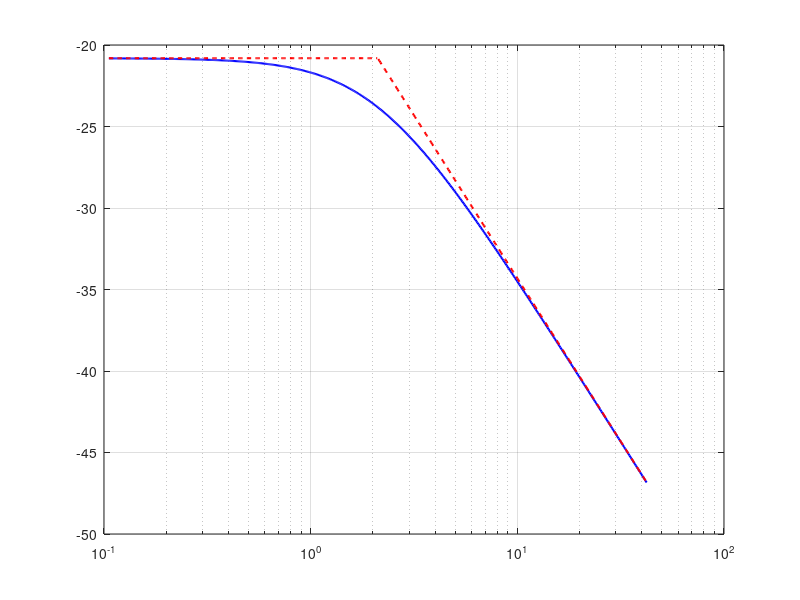

This chart was generated by the following MATLAB code: (Note: this script raises an error after producing the figure.)
%% Teórica 2.4 - Bode assintótico

% Este bloco gera o diagrama de Bode assintótico pedido na questão 2.4
% do guia para um sistema de primeira ordem do tipo:
%
%       G(s) = k0 * a / (s + a)
%
% O objetivo é ilustrar o comportamento em frequência do modelo:
% - patamar de baixa frequência associado a k0;
% - frequência de corte wc = a;
% - declive de -20 dB/década em alta frequência.
%
% Embora a questão 2.4 seja teórica, o gráfico foi particularizado com
% as estimativas k0_hat e a_hat obtidas posteriormente a partir do segundo
% degrau, para manter coerência com o modelo identificado no relatório.

k0 = 0.0911;
a  = 2.1119;

w = logspace(log10(a/20), log10(20*a), 500);

% Curva real
G_mag_db = 20*log10(k0*a ./ sqrt(w.^2 + a^2));

% Assíntotas
k0_db = 20*log10(k0);

assintota_baixa = k0_db * ones(size(w));
assintota_alta  = k0_db - 20*log10(w/a);

assintota_baixa(w > a) = NaN;
assintota_alta(w < a)  = NaN;

% Figura
figure('Color','k');

semilogx(w, G_mag_db, 'b-', 'LineWidth', 1.5); 
hold on;
grid on;

semilogx(w, assintota_baixa, 'r--', 'LineWidth', 1.5);
semilogx(w, assintota_alta,  'r--', 'LineWidth', 1.5);

xline(a, 'k:', 'LineWidth', 1.3);

xlabel('\omega [rad/s]');
ylabel('Magnitude [dB]');
title('Diagrama de Bode assintótico do sistema identificado');

legend('Curva real |G(j\omega)|', ...
       'Assíntotas', ...
       '\omega_c = a', ...
       'Location', 'southwest');

saveas(gcf, 'Fig24_BodeAssintotico.png');

% --------------------------------------------------------------------------------------------

%% ----------------------------------------------------------------
%  INÍCIO DOS BLOCOS RELATIVOS Á PARTE LABORATORIAL
% -----------------------------------------------------------------

% %% 1 - Execução e recolha de dados no Lab (Fase 1)

% Corre as rampas e o degrau, e guarda os dados
%--------------------------------------------
% ATENçÃO - CORRER APENAS NO LAB ESTE BLOCO 1
%--------------------------------------------
% clear; clc;

% ===============================
% LAB 1 - AQUISIÇÃO DE DADOS
% ===============================

% ---- 2.5: Rampas ----
% disp('A correr rampa positiva...')
% data11 = run_experiment_Matlab2023(1,1);

% disp('A correr rampa negativa...')
% data12 = run_experiment_Matlab2023(1,-1);

% ---- 2.6: Degrau ----
% disp('A correr resposta ao degrau...')
% data2 = run_experiment_Matlab2023(2);

% ===============================
% GUARDAR DADOS
% ===============================
% disp('A guardar dados da Fase 1...')
% save('Lab1_dados_Fase1.mat', 'data11', 'data12', 'data2');

% disp('Dados guardados com sucesso em Lab1_dados_Fase1.mat');

% --------------------------------------------------------------------------------------------

%% 2 - Análise e visualização das rampas (Questão 2.5 L)

% ===============================
% CARREGAR DADOS (opcional)
% ===============================
% Descomentar load se repetir em casa!
load('Lab1_dados_Fase1.mat');

% ===============================
% GRÁFICO 1 - DADOS BRUTOS (TEMPORAL)
% ==========6=====================
figure(21);

subplot(2,1,1);
plot(data11.time, data11.u, 'b', 'LineWidth', 1.1); hold on;
plot(data12.time, data12.u, 'r', 'LineWidth', 1.1);
grid on;
xlabel('Tempo [s]');
ylabel('u [PWM]');
title('Rampas aplicadas (dados brutos)');
legend('Rampa +', 'Rampa -');

subplot(2,1,2);
plot(data11.time, data11.vel, 'b', 'LineWidth', 1.1); hold on;
plot(data12.time, data12.vel, 'r', 'LineWidth', 1.1);
grid on;
xlabel('Tempo [s]');
ylabel('\omega [rad/s]');
title('Resposta do sistema (dados brutos)');
legend('Rampa +', 'Rampa -');

% Guardar figura em PNG
saveas(figure(21), 'Fig21_RampasBrutas.png');

% ===============================
% GRÁFICO 2 - ANÁLISE COM MARCAÇÕES
% ===============================
figure(22);

plot(data11.u, data11.vel, 'b', 'LineWidth', 1.1); hold on;
plot(data12.u, data12.vel, 'r', 'LineWidth', 1.1);
grid on;

xlabel('u [PWM]');
ylabel('\omega [rad/s]');
title('Identificação da zona morta (2.5)');
legend('Rampa +', 'Rampa -', 'Location', 'northwest');

% ===============================
% DETEÇÃO DA ZONA MORTA
% ===============================
% limiar de velocidade para ignorar ruído em torno de zero
limiar = 1;

% Ignorar zona perto de zero (histerese)
zona_excluir = 10; % PWM

idx_p = find(data11.vel > limiar & data11.u > zona_excluir, 1, 'first');
idx_n = find(data12.vel < -limiar & data12.u < -zona_excluir, 1, 'first');

if ~isempty(idx_p) && ~isempty(idx_n)

    u_barra_pos = data11.u(idx_p);
    u_barra_neg = data12.u(idx_n);
    c_est = (abs(u_barra_pos) + abs(u_barra_neg)) / 2;

    % Marcações
    plot(u_barra_pos, data11.vel(idx_p), 'gx', ...
        'MarkerSize', 12, 'LineWidth', 2);

    plot(u_barra_neg, data12.vel(idx_n), 'gx', ...
        'MarkerSize', 12, 'LineWidth', 2);

    % Texto no gráfico
    text(u_barra_pos, data11.vel(idx_p), ...
        ['  u_{+} = ' num2str(u_barra_pos, '%.2f')], ...
        'FontSize', 10, 'FontWeight', 'bold');

    text(u_barra_neg, data12.vel(idx_n), ...
        ['  u_{-} = ' num2str(u_barra_neg, '%.2f')], ...
        'FontSize', 10, 'FontWeight', 'bold');

    % Output
    fprintf('\n--- RESULTADOS 2.5 ---\n');
    fprintf('u_barra+ = %.2f\n', u_barra_pos);
    fprintf('u_barra- = %.2f\n', u_barra_neg);
    fprintf('c = %.2f\n', c_est);

else
    warning('Ajustar limiar!');
    u_barra_pos = NaN;
    u_barra_neg = NaN;
    c_est = NaN;
end

% Guardar figura em PNG
saveas(figure(22), 'Fig22_ZonaMorta.png');

% ===============================
% GUARDAR RESULTADOS
% ===============================
save('Lab1_resultados_25.mat', ...
    'u_barra_pos', 'u_barra_neg', 'c_est');

% --------------------------------------------------------------------------------------------

%% 3 - Identificação por resposta ao degrau (Questões 2.6 L e 2.7 L)

% ===============================
% CARREGAR DADOS (opcional)
% ===============================
% Descomentar load se repetir em casa!
load('Lab1_dados_Fase1.mat');

% ===============================
% GRÁFICO 1 - DADOS BRUTOS DO DEGRAU
% ===============================
figure(31);

subplot(2,1,1);
plot(data2.time, data2.u, 'r', 'LineWidth', 1.1);
grid on;
xlabel('Tempo [s]');
ylabel('u [PWM]');
title('Sinal de comando - resposta ao degrau');

subplot(2,1,2);
plot(data2.time, data2.vel, 'b', 'LineWidth', 1.1);
grid on;
xlabel('Tempo [s]');
ylabel('\omega [rad/s]');
title('Velocidade angular - resposta ao degrau');

% Guardar figura em PNG
saveas(figure(31), 'Fig31_DegrauBruto.png');

% ===============================
% GRÁFICO 2 - ANÁLISE COM MARCAÇÕES
% ===============================
figure(32);
plot(data2.time, data2.vel, 'b', 'LineWidth', 1.1); hold on;
grid on;
xlabel('Tempo [s]');
ylabel('\omega [rad/s]');
title('Identificação dos parâmetros pelo método dos 63.2%');

% ===============================
% PARÂMETROS DOS DOIS DEGRAUS
% ===============================
t_degraus = [1, 10];          % instantes dados no guia
janela_analise = 5;           % segundos após cada degrau (alterar se erro)
cores = ['m', 'g'];

fprintf('\n--- RESULTADOS 2.6 (DEGRAU) ---\n');

for i = 1:2

    t0 = t_degraus(i);

    % Janela local de análise
    idx_janela = find(data2.time >= t0 & data2.time <= t0 + janela_analise);
    t_local = data2.time(idx_janela);
    u_local = data2.u(idx_janela);
    v_local = data2.vel(idx_janela);

% Valor inicial e final da entrada usando pontos antes e depois do degrau
idx_pre = find(data2.time < t0, 1, 'last');
idx_pos = find(data2.time > t0 + 0.2, 1, 'first');

u_inicial = data2.u(idx_pre);
u_final   = data2.u(idx_pos);

% Valor inicial e final da velocidade na janela de análise
v_inicial = v_local(1);
v_final   = mean(v_local(end-20:end));

    % Variações incrementais
    delta_u = u_final - u_inicial;
    delta_v = v_final - v_inicial;

    % Ganho estático
    k0_est = delta_v / delta_u;

    % Valor correspondente a 63.2%
    v_63 = v_inicial + 0.632 * delta_v;

    % Encontrar instante correspondente aos 63.2%
    idx_63 = find(v_local >= v_63, 1, 'first');

    if isempty(idx_63)
        warning('Não foi possível detetar o ponto de 63.2%% para o degrau em t = %.1f s.', t0);
        t_63 = NaN;
        tau_est = NaN;
        a_est = NaN;
    else
        t_63 = t_local(idx_63);
        tau_est = t_63 - t0;
        a_est = 1 / tau_est;
    end

    % Guardar variáveis separadas para cada degrau
    if i == 1
        t0_1 = t0;
        u0_1 = u_inicial;
        uf_1 = u_final;
        w0_1 = v_inicial;
        wf_1 = v_final;
        du_1 = delta_u;
        dw_1 = delta_v;
        t63_1 = t_63;
        tau_1 = tau_est;
        k0_1 = k0_est;
        a_1 = a_est;
    else
        t0_2 = t0;
        u0_2 = u_inicial;
        uf_2 = u_final;
        w0_2 = v_inicial;
        wf_2 = v_final;
        du_2 = delta_u;
        dw_2 = delta_v;
        t63_2 = t_63;
        tau_2 = tau_est;
        k0_2 = k0_est;
        a_2 = a_est;
    end

    % Marcação no gráfico
    if ~isnan(t_63)
        plot(t_63, v_63, [cores(i) 'x'], 'MarkerSize', 12, 'LineWidth', 2);
        yline(v_final, [cores(i) '--'], 'LineWidth', 1.0);
        text(t_63, v_63, ['  63.2% @ t = ' num2str(t_63, '%.2f') ' s'], ...
            'FontSize', 9, 'FontWeight', 'bold');
    end

    % Output na command window
    fprintf('Degrau em t = %.1f s:\n', t0);
    fprintf('  delta_u = %.3f\n', delta_u);
    fprintf('  delta_w = %.3f\n', delta_v);
    fprintf('  k0      = %.4f\n', k0_est);
    fprintf('  tau     = %.4f s\n', tau_est);
    fprintf('  a       = %.4f s^-1\n', a_est);
end

% Guardar figura em PNG
saveas(figure(32), 'Fig32_Degrau632.png');

% ===============================
% DEFINIR ESTIMATIVAS FINAIS (2.7)
% ===============================
% Pelo guia, o segundo par será o par final a usar
k0_hat = k0_2;
a_hat  = a_2;

fprintf('--------------------------------\n');
fprintf('Estimativas finais escolhidas:\n');
fprintf('  k0_hat = %.4f\n', k0_hat);
fprintf('  a_hat  = %.4f s^-1\n', a_hat);
fprintf('--------------------------------\n');

% ===============================
% GUARDAR RESULTADOS DA 2.6 / 2.7
% ===============================
save('Lab1_resultados_26_27.mat', ...
    't0_1', 'u0_1', 'uf_1', 'w0_1', 'wf_1', 'du_1', 'dw_1', 't63_1', 'tau_1', 'k0_1', 'a_1', ...
    't0_2', 'u0_2', 'uf_2', 'w0_2', 'wf_2', 'du_2', 'dw_2', 't63_2', 'tau_2', 'k0_2', 'a_2', ...
    'k0_hat', 'a_hat');

% --------------------------------------------------------------------------------------------

%% 4 - Resposta em frequência (Questões 2.8 L e base para 2.9)
%
% ===============================
% ORGANIZAÇÃO DO BLOCO 4
% ===============================
% Este bloco está dividido em duas partes:
%
% 4A - Aquisição experimental:
%      corre apenas no laboratório;
%      chama o motor;
%      guarda os dados brutos em Lab1_resultados_28.mat.
%
% 4B - Processamento dos dados:
%      pode correr em casa;
%      NÃO chama o motor;
%      carrega Lab1_resultados_28.mat;
%      calcula amplitudes, ganhos, tabela e gráficos.
%
% ATENÇÃO!!!!!!!!
% Não repetir bloco 4A em casa que perco os dados exprimentais
% Backup de Lab1_resultados_28.mat para não perder os dados experimentais!

% ===========================================
% 0 - ESCOLHA DO MODO DE EXECUÇÃO - Segurança
% ===========================================
modo_aquisicao = input('Deseja iniciar nova aquisição experimental? (s/n): ', 's');

% ===============================
% CARREGAR RESULTADOS DE 2.6/2.7
% ===============================
load('Lab1_resultados_26_27.mat');   % k0_hat, a_hat

% ===============================
% 1 - CÁLCULO DAS FREQUÊNCIAS DE ENSAIO
% ===============================
% Frequências no intervalo [a_hat/10, 10*a_hat]
freqs_testar = logspace(log10(a_hat/10), log10(a_hat*10), 5);

fprintf('\n--- FREQUÊNCIAS PROPOSTAS PARA 2.8 ---\n');
fprintf('a_hat = %.4f rad/s\n', a_hat);
fprintf('Frequências calculadas [rad/s]:\n');
disp(freqs_testar.');

% ============================================================
% 4A - AQUISIÇÃO EXPERIMENTAL DA RESPOSTA EM FREQUÊNCIA
% ============================================================
if lower(strtrim(modo_aquisicao)) == 's'

    % ===============================
    % 2 - VALIDAÇÃO MANUAL ANTES DE AVANÇAR
    % ===============================
    resposta = input('Deseja prosseguir com estas frequências? (s/n): ', 's');

    if lower(strtrim(resposta)) ~= 's'
        disp('Aquisição de resposta em frequência cancelada para ajuste manual.');
        return;
    end

    % ===============================
    % 3 - INICIALIZAÇÃO DAS VARIÁVEIS DE AQUISIÇÃO
    % ===============================
    n_freq = length(freqs_testar);

    wf_col      = zeros(n_freq,1);
    tfinal_col  = zeros(n_freq,1);
    data3_cell  = cell(n_freq,1);

    % ===============================
    % 4 - CICLO DE AQUISIÇÃO
    % ===============================
    for i = 1:n_freq

        wf = freqs_testar(i);

        % Duração do ensaio:
        % usar pelo menos 8 períodos ou, no mínimo, 20 s
        T = 2*pi / wf;
        t_final = max(20, 8*T);

        fprintf('\nA correr ensaio %d/%d | wf = %.4f rad/s | t_final = %.2f s\n', ...
            i, n_freq, wf, t_final);

        % Aquisição experimental
        data3 = run_experiment_Matlab2023(3, wf, t_final);

        % Guardar dados brutos
        data3_cell{i} = data3;
        wf_col(i) = wf;
        tfinal_col(i) = t_final;
    end

    % ===============================
    % 5 - GUARDAR DADOS BRUTOS DA 2.8
    % ===============================
    save('Lab1_resultados_28.mat', ...
        'a_hat', 'k0_hat', ...
        'freqs_testar', 'wf_col', 'tfinal_col', ...
        'data3_cell');

    disp(' ');
    disp('Dados brutos da 2.8 guardados em Lab1_resultados_28.mat.');
    disp('Segue-se o processamento dos dados no Bloco 4B.');

else

    % ===============================
    % VERIFICAR SE EXISTEM DADOS PARA PROCESSAR
    % ===============================
    if ~isfile('Lab1_resultados_28.mat')
        error(['Ficheiro em falta: Lab1_resultados_28.mat. ', ...
               'Não é possível processar os dados da 2.8 sem este ficheiro.']);
    end

end

% ============================================================
% 4B - PROCESSAMENTO DOS DADOS DA RESPOSTA EM FREQUÊNCIA
% ============================================================

% ===============================
% 6 - CARREGAR DADOS EXPERIMENTAIS DA 2.8
% ===============================
load('Lab1_resultados_28.mat');

% Verificação mínima das variáveis necessárias
if ~exist('data3_cell','var') || ~exist('wf_col','var') || ~exist('tfinal_col','var')
    error(['O ficheiro Lab1_resultados_28.mat não contém as variáveis necessárias ', ...
           'data3_cell, wf_col e tfinal_col.']);
end

n_freq = length(wf_col);

Ain_col    = zeros(n_freq,1);
Aout_col   = zeros(n_freq,1);
GainDB_col = zeros(n_freq,1);

% Cores consistentes para entrada/saída da mesma frequência
cores = lines(n_freq);

% ===============================
% 7 - FIGURA DOS SINAIS EM REGIME ESTACIONÁRIO
% ===============================
figure(100); clf;

subplot(2,1,1);
hold on; grid on;
title('Entradas sinusoidais em regime estacionário');
xlabel('Ciclos desde o início da janela');
ylabel('u [PWM]');

subplot(2,1,2);
hold on; grid on;
title('Respostas em velocidade em regime estacionário');
xlabel('Ciclos desde o início da janela');
ylabel('\omega [rad/s]');

% ===============================
% 8 - PROCESSAMENTO DE CADA FREQUÊNCIA
% ===============================
for i = 1:n_freq

    data3 = data3_cell{i};
    wf = wf_col(i);

    T = 2*pi / wf;

    % ===============================
    % 8.1 - SELEÇÃO DO REGIME ESTACIONÁRIO
    % ===============================
    % Selecionar apenas a zona em que a entrada sinusoidal está ativa.
    % Isto evita usar a parte final em que o comando pode já estar a zero.
    idx_u_ativo = find(abs(data3.u) > 1);

    if isempty(idx_u_ativo)
        warning('Sem zona ativa detetada para wf = %.4f rad/s.', wf);
        Ain_col(i) = NaN;
        Aout_col(i) = NaN;
        GainDB_col(i) = NaN;
        continue;
    end

    t_inicio = data3.time(idx_u_ativo(1));
    t_fim    = data3.time(idx_u_ativo(end));

    % Usar os últimos ciclos úteis da zona ativa.
    % Isto evita:
    % - a zona parada no primeiro ensaio;
    % - o transitório inicial nas frequências mais elevadas.
    n_ciclos_ss = 3;
    t_inicio_ss = max(t_inicio + T, t_fim - n_ciclos_ss*T);

    idx_ss = find(data3.time >= t_inicio_ss & ...
                  data3.time <= t_fim);

    if isempty(idx_ss)
        warning('Janela de regime estacionário vazia para wf = %.4f rad/s.', wf);
        Ain_col(i) = NaN;
        Aout_col(i) = NaN;
        GainDB_col(i) = NaN;
        continue;
    end

    t_ss   = data3.time(idx_ss);
    u_ss   = data3.u(idx_ss);
    vel_ss = data3.vel(idx_ss);

    % Para comparar frequências diferentes, representar o eixo horizontal
    % em número de ciclos desde o início da janela selecionada.
    t_ss_cycles = (t_ss - t_ss(1)) / T;

    % ===============================
    % 8.2 - VALIDAÇÃO VISUAL DOS SINAIS
    % ===============================
    subplot(2,1,1);
    plot(t_ss_cycles, u_ss, 'Color', cores(i,:), 'LineWidth', 1.1, ...
        'DisplayName', ['\omega_f = ' num2str(wf, '%.2f') ' rad/s']);

    subplot(2,1,2);
    plot(t_ss_cycles, vel_ss, 'Color', cores(i,:), 'LineWidth', 1.1, ...
        'DisplayName', ['\omega_f = ' num2str(wf, '%.2f') ' rad/s']);

    % ===============================
    % 8.3 - EXTRAÇÃO DAS AMPLITUDES
    % ===============================
    % Amplitude = metade do valor pico-a-pico
    A_in  = (max(u_ss)   - min(u_ss))   / 2;
    A_out = (max(vel_ss) - min(vel_ss)) / 2;

    % Ganho em dB
    g_db = 20*log10(A_out / A_in);

    Ain_col(i)    = A_in;
    Aout_col(i)   = A_out;
    GainDB_col(i) = g_db;

    fprintf('\nwf = %.4f rad/s\n', wf);
    fprintf('  A_in  = %.4f\n', A_in);
    fprintf('  A_out = %.4f\n', A_out);
    fprintf('  Gain  = %.4f dB\n', g_db);
end

% ===============================
% 9 - FINALIZAR FIGURA DOS SINAIS
% ===============================
subplot(2,1,1);
legend('Location', 'bestoutside');

subplot(2,1,2);
legend('Location', 'bestoutside');

figure(100);
saveas(gcf, 'Fig4_SinaisRegimeEstacionario_Comparados.png');

% ===============================
% 10 - CRIAÇÃO DA TABELA FINAL
% ===============================
TabelaResumo = table(wf_col, tfinal_col, Ain_col, Aout_col, GainDB_col, ...
    'VariableNames', {'Frequencia_rads', 't_final_s', ...
                      'Amp_Entrada', 'Amp_Saida', 'Ganho_dB'});

disp(' ');
disp('--- TABELA 1 FINAL ---');
disp(TabelaResumo);

% ===============================
% 11 - GRÁFICO DE BODE EXPERIMENTAL
% ===============================
figure(40); clf;
semilogx(wf_col, GainDB_col, 'o-', ...
    'Color', [0 0.447 0.741], ...
    'LineWidth', 1.8, ...
    'MarkerFaceColor', [0 0.447 0.741]);

grid on;
xlabel('Frequência [rad/s]');
ylabel('Ganho [dB]');
title('Diagrama de Bode Experimental');

saveas(gcf, 'Fig40_BodeExperimental.png');

% ===============================
% 12 - GUARDAR RESULTADOS PROCESSADOS DA 2.8
% ===============================
save('Lab1_resultados_28.mat', ...
    'a_hat', 'k0_hat', ...
    'freqs_testar', 'wf_col', 'tfinal_col', ...
    'Ain_col', 'Aout_col', 'GainDB_col', ...
    'TabelaResumo', 'data3_cell');

disp(' ');
disp('Resultados da 2.8 guardados em Lab1_resultados_28.mat - Fim do bloco 4');

% --------------------------------------------------------------------------------------------

%% 5 - Bode aproximado e novas estimativas (Questão 2.9 L)
% Usa os resultados experimentais da 2.8 para:
% 1) estimar o ganho de baixa frequência;
% 2) estimar a frequência de corte;
% 3) obter novas estimativas de k0 e a;
% 4) comparar essas estimativas com o modelo identificado por degrau (2.6);
% 5) desenhar no mesmo gráfico:
%    - os pontos experimentais do Bode,
%    - a curva teórica do modelo de 1ª ordem obtido em 2.6,
%    - as assíntotas aproximadas de baixa e alta frequência.

% ===============================
% CARREGAR RESULTADOS (opcional)
% ===============================
% Descomentar load se repetir em casa!
load('Lab1_resultados_28.mat');
load('Lab1_resultados_26_27.mat');

% ===============================
% 1 - ESTIMATIVA DO GANHO DE BAIXA FREQUÊNCIA
% ===============================
% Decisão validada: usar a média dos 2 primeiros pontos
G_lf_db = mean(GainDB_col(1:2));

% Conversão para escala linear
k0_bode = 10^(G_lf_db/20);

% Nível de corte (-3 dB relativamente ao patamar de baixa frequência)
G_cut_db = G_lf_db - 3;

% ===============================
% 2 - ESTIMATIVA DA FREQUÊNCIA DE CORTE
% ===============================
% Decisão validada: usar o ponto experimental mais próximo de G_cut_db
[~, idx_cut] = min(abs(GainDB_col - G_cut_db));
wc_est = wf_col(idx_cut);

% Para um sistema de 1ª ordem, a ~ wc
a_bode = wc_est;

% ===============================
% 3 - ASSÍNTOTAS DO BODE APROXIMADO
% ===============================
w_asym = logspace(log10(min(wf_col)/1.5), log10(max(wf_col)*1.5), 200);

% Assíntota de baixa frequência: horizontal
GainLF_asym = G_lf_db * ones(size(w_asym));

% Assíntota de alta frequência: -20 dB/década a partir de wc_est
GainHF_asym = G_lf_db - 20*log10(w_asym / wc_est);

% Para visualização limpa, limitar cada assíntota à sua zona
GainHF_plot = GainHF_asym;
GainHF_plot(w_asym < wc_est) = NaN;

GainLF_plot = GainLF_asym;
GainLF_plot(w_asym > wc_est) = NaN;

% ===============================
% 4 - MODELO TEÓRICO OBTIDO NA 2.6
% ===============================
% Curva teórica do Bode usando k0_hat e a_hat (vinda do degrau)
G_model_mag = (k0_hat * a_hat) ./ sqrt(w_asym.^2 + a_hat^2);
G_model_db = 20*log10(G_model_mag);

% ===============================
% 5 - GRÁFICO FINAL SOBREPOSTO
% ===============================
figure(50); clf;

% Pontos experimentais
semilogx(wf_col, GainDB_col, 'ko', ...
    'MarkerSize', 7, 'MarkerFaceColor', 'g', ...
    'DisplayName', 'Bode experimental'); hold on;

% Curva teórica da 2.6
semilogx(w_asym, G_model_db, 'b-', ...
    'LineWidth', 1.4, ...
    'DisplayName', 'Modelo teórico (2.6)');

% Assíntota de baixa frequência
semilogx(w_asym, GainLF_plot, 'r--', ...
    'LineWidth', 1.3, ...
    'DisplayName', 'Assíntota baixa frequência');

% Assíntota de alta frequência
semilogx(w_asym, GainHF_plot, 'm--', ...
    'LineWidth', 1.3, ...
    'DisplayName', 'Assíntota alta frequência');

% Linha vertical na frequência de corte estimada
xline(wc_est, 'c--', ...
    'LineWidth', 1.2, ...
    'DisplayName', ['\omega_c \approx ' num2str(wc_est, '%.2f') ' rad/s']);

grid on;
grid minor;
xlabel('Frequência [rad/s]');
ylabel('Ganho [dB]');
title('Bode experimental e comparação com o modelo identificado');
legend('Location', 'southwest');

% Guardar figura em PNG
figure(50);
saveas(gcf, 'Fig50_BodeComparacao.png');

% ===============================
% 6 - OUTPUT PARA RELATÓRIO
% ===============================
fprintf('\n--- RESULTADOS 2.9 (BODE) ---\n');
fprintf('Ganho de baixa frequência (dB): %.3f dB\n', G_lf_db);
fprintf('k0 estimado por Bode:           %.4f\n', k0_bode);
fprintf('Nível de corte (-3 dB):         %.3f dB\n', G_cut_db);
fprintf('Frequência de corte estimada:   %.4f rad/s\n', wc_est);
fprintf('a estimado por Bode:            %.4f rad/s\n', a_bode);
fprintf('--------------------------------\n');

fprintf('\n--- COMPARAÇÃO COM 2.6 ---\n');
fprintf('k0_hat (degrau): %.4f | k0_bode: %.4f\n', k0_hat, k0_bode);
fprintf('a_hat  (degrau): %.4f | a_bode : %.4f\n', a_hat, a_bode);
fprintf('--------------------------\n');

% ===============================
% 7 - GUARDAR RESULTADOS DA 2.9
% ===============================

save('Lab1_resultados_29.mat', ...
    'G_lf_db', 'k0_bode', 'G_cut_db', 'idx_cut', 'wc_est', 'a_bode', ...
    'w_asym', 'GainLF_asym', 'GainHF_asym', ...
    'GainLF_plot', 'GainHF_plot', 'G_model_db', ...
    'wf_col', 'GainDB_col');

disp('Resultados da 2.9 guardados em Lab1_resultados_29.mat - Fim de bloco 5');
